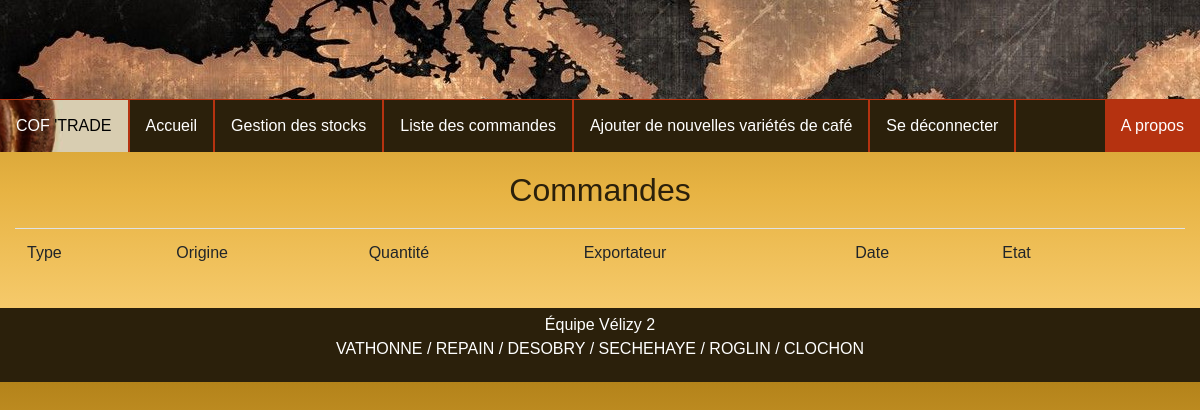
The app's page /commands_show.php (signed in), older data.
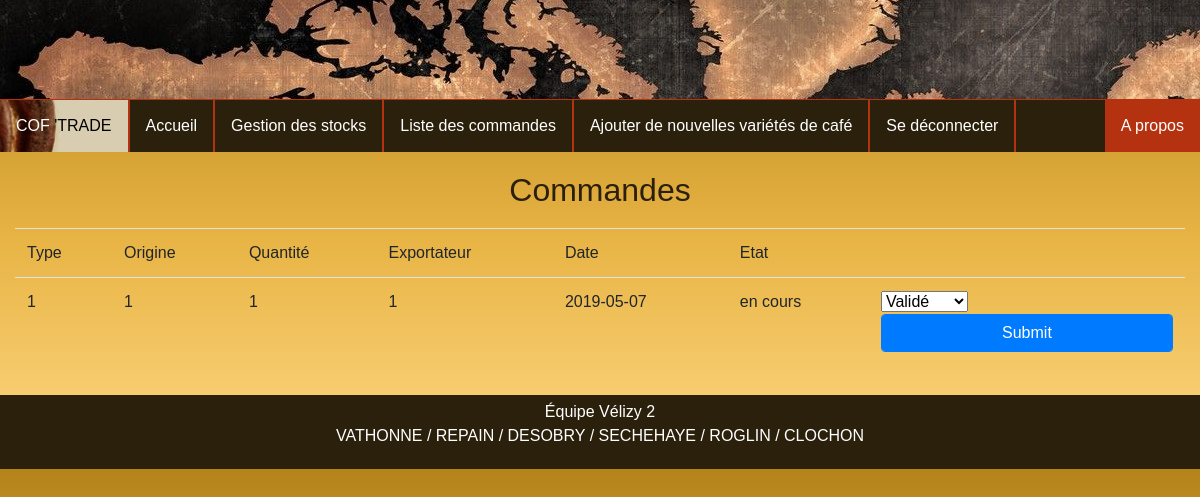
The same page, newer data.
### tables this page shows
CREATE TABLE IF NOT EXISTS `commandes` (
  `id` int(11) NOT NULL AUTO_INCREMENT,
  `Type` int(11) NOT NULL,
  `Origine` int(11) NOT NULL,
  `QteCafe` int(11) NOT NULL,
  `Exportateur` int(11) NOT NULL,
  `Date` date NOT NULL,
  `etat` varchar(255) NOT NULL,
  UNIQUE KEY `id` (`id`)
);

### include/include.php (called while the page is built)
<?php
require_once("BDDApi.php");
require_once("BootstrapAPI.php");
require_once("conf.php");
require_once("header.php");
?>

### include/conf.php (called while the page is built, shortened)
<?php
$bddConn = new BDDApi("localhost", "EquipeVelizy2", "user1", "user1");
function estConnecte() {
	if (isset($_SESSION['estConnecte']) AND isset($_SESSION['droits']) AND isset($_SESSION['idUser'])) {
		if ($_SESSION['estConnecte'] == True AND ($_SESSION['droits'] == "Exportateur" OR $_SESSION['droits'] == "Importateur") AND is_numeric($_SESSION['idUser'])) {
				return True;
		}
	}
	return False;
}
function estExportateur() {
	if (isset($_SESSION['droits'])) {
		return ($_SESSION['droits'] == "Exportateur");
	}
	return False;
}
?>

### include/BDDApi.php (called while the page is built, shortened)
<?php
class BDDApi {
	private $_BddConn;
	public function __construct($host, $database, $login, $password) {
		try {
			$this->_BddConn = new PDO('mysql:host='.$host.';dbname='.$database.';charset=utf8', ''.$login.'', ''.$password.'', array(PDO::ATTR_EMULATE_PREPARES=>false, PDO::MYSQL_ATTR_DIRECT_QUERY=>false, PDO::ATTR_ERRMODE=>PDO::ERRMODE_EXCEPTION));
		} catch(Exception $e) {
			die('Erreur de connexion à la bdd : '.$e->getMessage());
		}
	}
	public function executeQueryAndGetReq($command, $paramArray) {
		$req = $this->_BddConn->prepare($command);
		$req->execute($paramArray);
		return $req;
	}
}
?>

### commands_show.php (the view, shortened to what this page needs)
<?php
require_once('include/include.php');
$query = "select id, Type, Origine,	QteCafe, Exportateur, Date, etat from commandes where etat ='en cours' and exportateur = :exportateur" ;
$res = $bddConn->executeQueryAndGetReq($query, array("exportateur"=>$_SESSION['idUser']));
?>
<h1>Commandes</h1>
<div class="tablePadding">
	<table class="table" id="tableauCommandes" >
		<thead>
			<td>Type</td>
			<td>Origine</td>
			<td>Quantité</td>
			<td>Exportateur</td>
			<td>Date</td>
			<td>Etat</td>
			<td></td>
		</thead>
		<?php while($data = $res->fetch()): ?>
		<tbody>
			<tr>
				<td><?php echo $data['Type'] ?></td>
				<td><?php  echo $data['Origine'] ?></td>
				<td><?php echo $data['QteCafe'] ?></td>
				<td><?php  echo $data['Exportateur'] ?></td>
				<td><?php  echo $data['Date'] ?></td>
				<td><?php  echo $data['etat'] ?></td>
				<td>
				<form action='changestate.php' method= 'post'>
				<select name="etat">
				<option value="valide">Validé</option>
				<option value="annule">Annulé</option></select>
				<input type="submit" class="form-control btn btn-primary">
				</form></td>
			</tr>
		</tbody>
		<?php endwhile; ?>
	</table>
</div>
<?php
require_once("include/footer.php"); ?>

### include/header.php (shortened to what this page needs)
<?php require_once("include.php"); ?>
<!DOCTYPE html>
<html>
	<?php getRequiredHeader(); ?>
	<div class="entete"></div>
	<nav>
		<ul>
			<li><a href="index.php" class="imgLogo"> <span class="color"> COF</span> 'TRADE</a></li>
			<li><a href="index.php" title="Accueil">Accueil</a></li>
			<?php if (estConnecte() AND estExportateur()) { ?> <li><a href="change_stock.php" title="Gestion des stocks">Gestion des stocks</a></li> <?php } ?>
			<?php if (estConnecte() AND estExportateur()) { ?> <li><a href="commands_show.php" title="Liste des commandes">Liste des commandes</a></li> <?php } ?>
			<?php if (estConnecte() AND estExportateur()) { ?> <li><a href="ajout_cafe.php" title="Ajouter de nouvelles variétés de café">Ajouter de nouvelles variétés de café</a></li> <?php } ?>
			<?php if (estConnecte()) { ?> <li><a href="logout.php" title="Se déconnecter">Se déconnecter</a></li> <?php } ?>
			<li style="float:right"><a class="active" href="about.php">A propos</a></li>
		</ul>
	</nav>

### include/BootstrapAPI.php (shortened to what this page needs)
<?php
function getRequiredHeader() {
	?>
		<link rel="stylesheet" href="https://maxcdn.bootstrapcdn.com/bootstrap/4.0.0/css/bootstrap.min.css">
		<link rel="stylesheet" type="text/css" href="https://cdn.datatables.net/1.10.19/css/dataTables.bootstrap4.min.css">
		<link rel="stylesheet" type="text/css" href="css/style.css">
		<link rel="stylesheet" href="https://use.fontawesome.com/releases/v5.3.1/css/all.css">
		<link href="https://maxcdn.bootstrapcdn.com/font-awesome/4.7.0/css/font-awesome.min.css" rel="stylesheet">
	<?php
}
	?>

### include/footer.php
<footer class="page-footer">
	<div class="container-fluid">
		<p class="text-centre">Équipe Vélizy 2<br/>
		VATHONNE / REPAIN / DESOBRY / SECHEHAYE / ROGLIN / CLOCHON</p>
	</div>
</footer>

### css/style.css (style rules this page uses)
.tablePadding { padding-right: 15px; padding-left: 15px; padding-top: 30px; padding-bottom: 15px; }
html, body { margin: 0; padding: 0; }
h1 { font-size: 200%; color: #2b200b; text-align: center; transform: translateY(+50%); }
.entete { width: 100%; height: 100px; background-image: url(../images/cartev3.jpg) ; border-bottom: 1px solid #b53210; }
nav ul { list-style-type: none; margin: 0; padding: 0; overflow: hidden; background-color: #2b200b; position: -webkit-sticky; position: sticky; top: 0; top: 0; width: 100%; }
nav li { float: left; border-right: 2px solid #b53210; }
nav li:last-child { border-right: none; }
nav li a { display: block; color: white; text-align: center; padding: 14px 16px; text-decoration: none; }
nav .active { background-color: #b53210; }
nav .imgLogo { background: url(../images/index.jpg) right center no-repeat; color: black; }
nav .color { color: white; }
p { padding: 0px 10px 0px 10px; }
footer { padding-bottom: 5px; padding-top: 5px; background-color: #2b200b; color: white; }
.text-centre { text-align: center; }

Row changes from the older to the newer data that the page shows:
added commandes: Type "1", Origine "1", QteCafe "1", Exportateur "1", Date "2019-05-07", etat "en cours"
